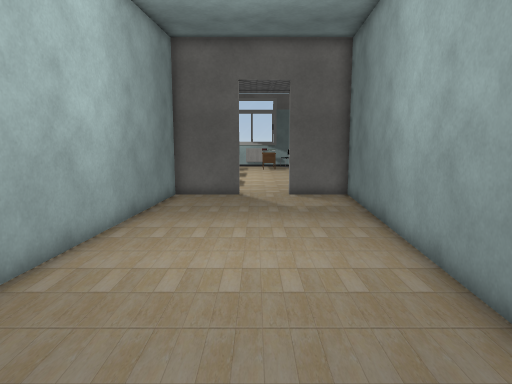
view 1 (above)

18 first-person views from a walk through a scene from a Unity 3-D project. The camera is 1.3 m above the floor, tilts 8° down and sees 70° across. The floor is counted in squares, 0.5 m on a side. Each view is taken from the middle of a square. On the plan, view 1 faces up. The plan holds only what a view shows up to about 20 squares ahead; the rest is blank. The place goes on beyond the plan. Flat ground stands in for the terrain. The player is left out. Some animated figures are left out. Door leaves are left out, so doorways stand open. Some surface patterns are stand-ins.

view 2
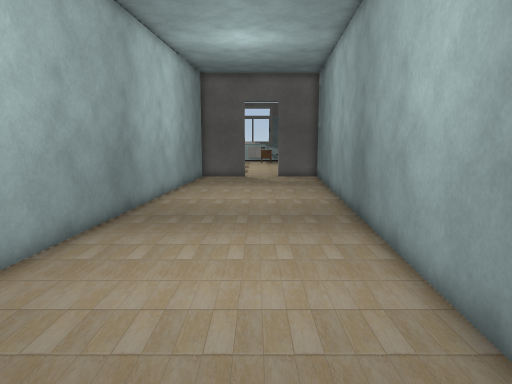

view 3
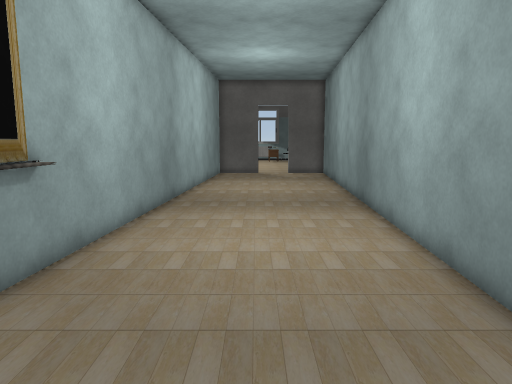

view 4
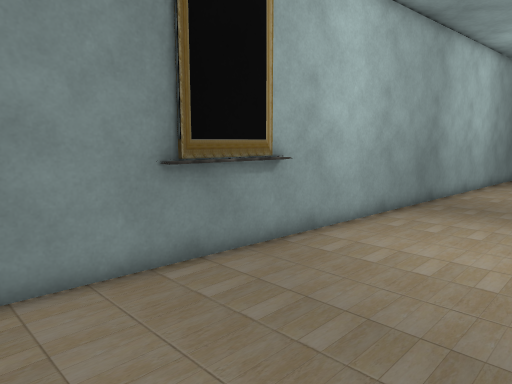

view 5
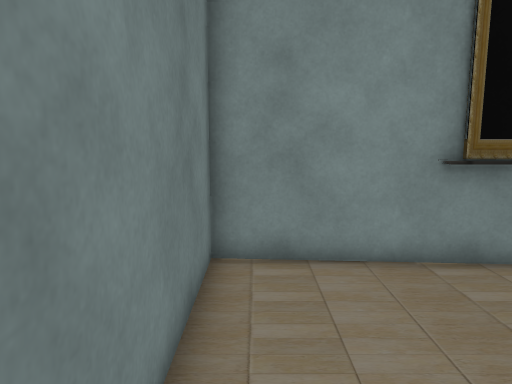

view 6
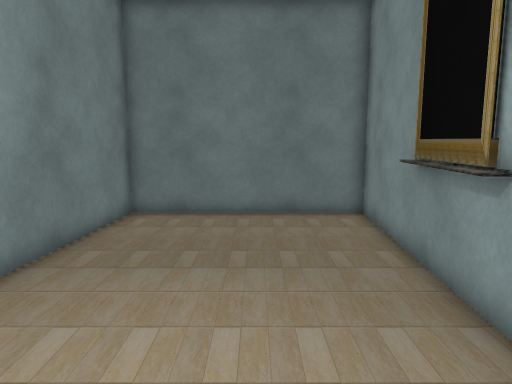

view 7
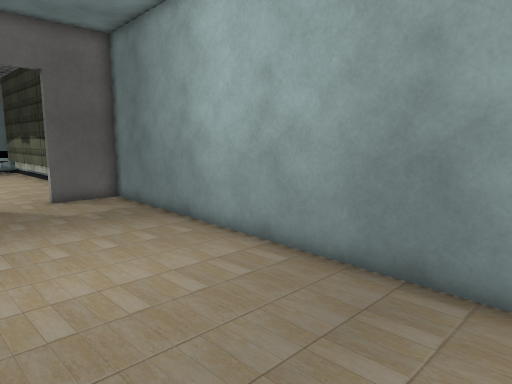

view 8
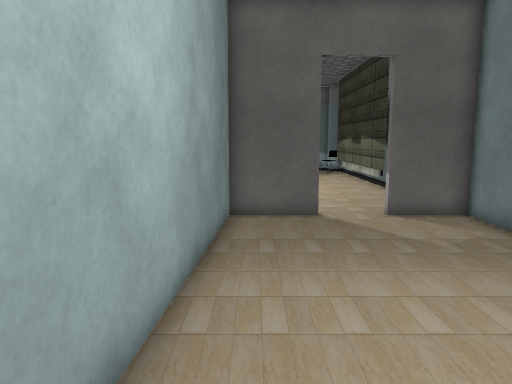

view 9
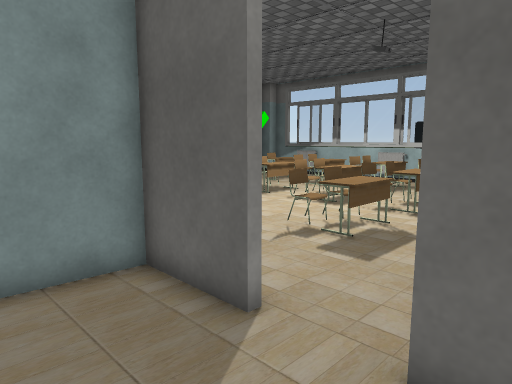

view 10
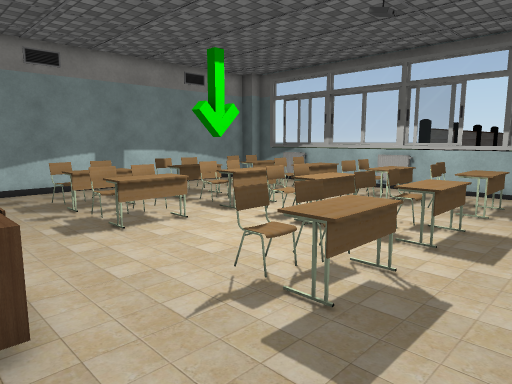

view 11
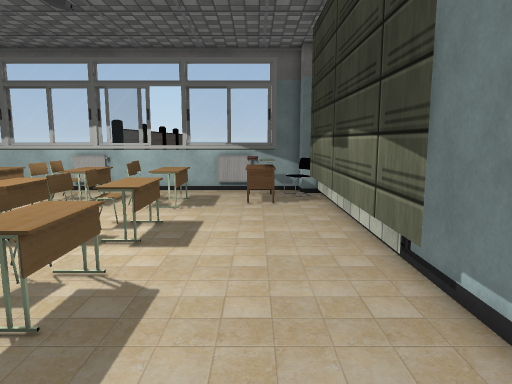

view 12
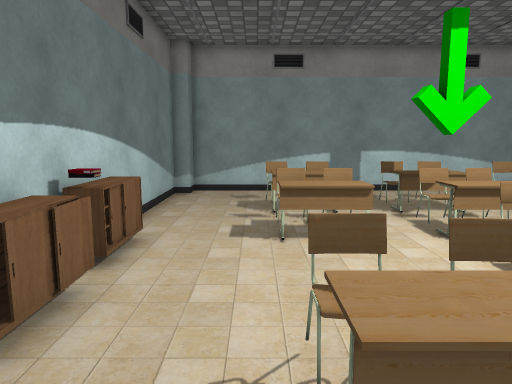

view 13
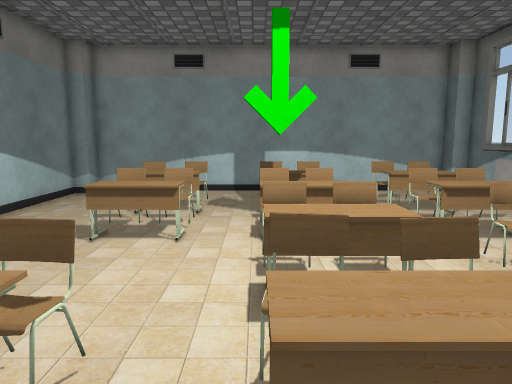

view 14
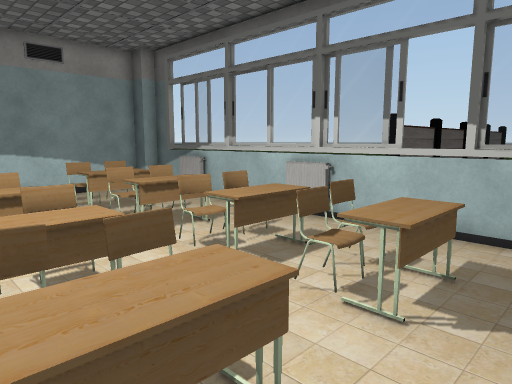

view 15
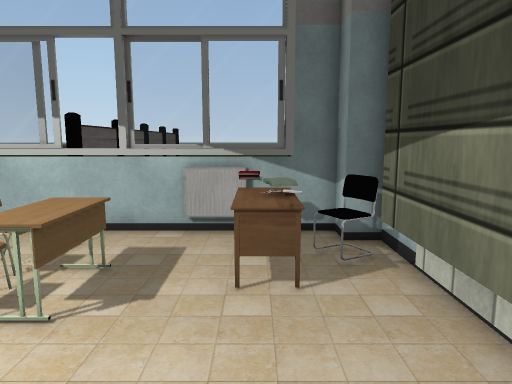

view 16
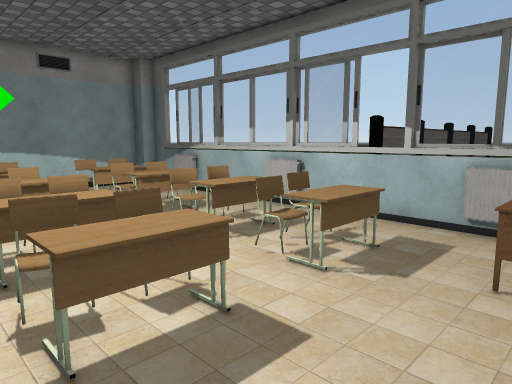

view 17
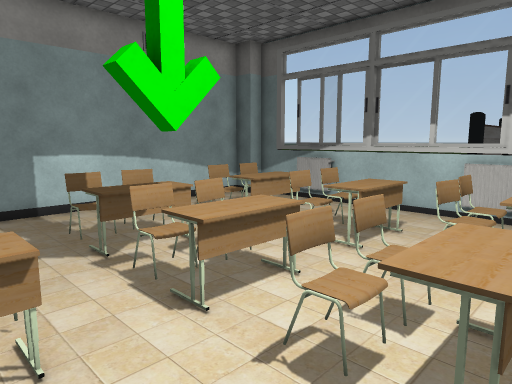

view 18
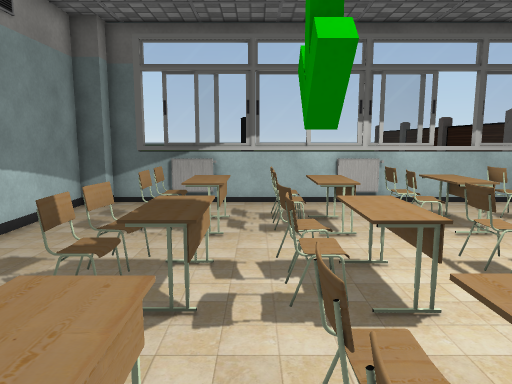

### Floor plan
Key: @ floor where view 1 was taken; # wall or solid block; x gap in a wall; . floor; D open door; = window, fence, low wall or low ledge; ^ raised ledge; v drop or lower ground; O other object.
Columns run from 19 left of view 1 to 4 right of it. Each row starts with its distance up from view 1.
 38   ###=#######=#########
 37 ####OO=#=##OO===#=OOO^#
 36 #..  ...............OO^#
 35 #... ...............O###
 34 #...OOOO ^^.O^.Ov=..OO##
 33 #....OO.=^^OO^.#OO..OO#
 32 #...OOOO#^^.O^..OO....#
 31 #.....................#
 30 #.....=........O......#
 29 #...O^^OO^^O ^.  O....#
 28 #...x^^.O^^O=^.O O....#
 27 #...O^^.O^...^..==....#
 26 #.....................#
 25 #...O^^O#^^....O^^....#
 24 #...x^^.#^^....O^^....##
 23 #...O^^O#^^....O^^....##
 22 #......................
 21 #......................
 20 #.....................
 19 ##.......OOOOOOO......
 18  ################# ..###
 17                #.....DD#
 16                #.....DD#
 15                #.......#
 14                #.......#
 13                #.......#
 12                #.......#
 11                #.......#
 10                #.......#
  9               ##.......#
  8               #........#
  7               #........#
  6               #........#
  5               #........#
  4               #........#
  3               #........#
  2               #.......##
  1               #.......#
  0               #....@..#
 -1               #.......#
 -2               #.......#
 -3               #.......#
 -4               #.......#
 -5               O.......#
 -6              #O.......#
 -7              #O.......#
 -8              #O.......#
 -9              #........#
-10              #........#
-11              #........#
-12              #........#
-13              ##########

Where each view was taken, in squares from view 1:
view 1: 0 up, 0 right, facing up
view 2: 9 down, 0 right, facing up
view 3: 12 down, 1 left, facing up
view 4: 12 down, 1 right, facing up-left
view 5: 12 down, 2 right, facing left
view 6: 0 up, 2 left, facing down
view 7: 1 up, 3 left, facing up-right
view 8: 5 up, 3 left, facing up
view 9: 14 up, 3 right, facing up-left
view 10: 18 up, 1 right, facing up-left
view 11: 18 up, 1 right, facing up
view 12: 22 up, 0 right, facing left
view 13: 27 up, 0 right, facing left
view 14: 27 up, 0 right, facing up-left
view 15: 27 up, 1 right, facing up
view 16: 26 up, 2 right, facing up-left
view 17: 24 up, 5 left, facing up-left
view 18: 22 up, 12 left, facing up
